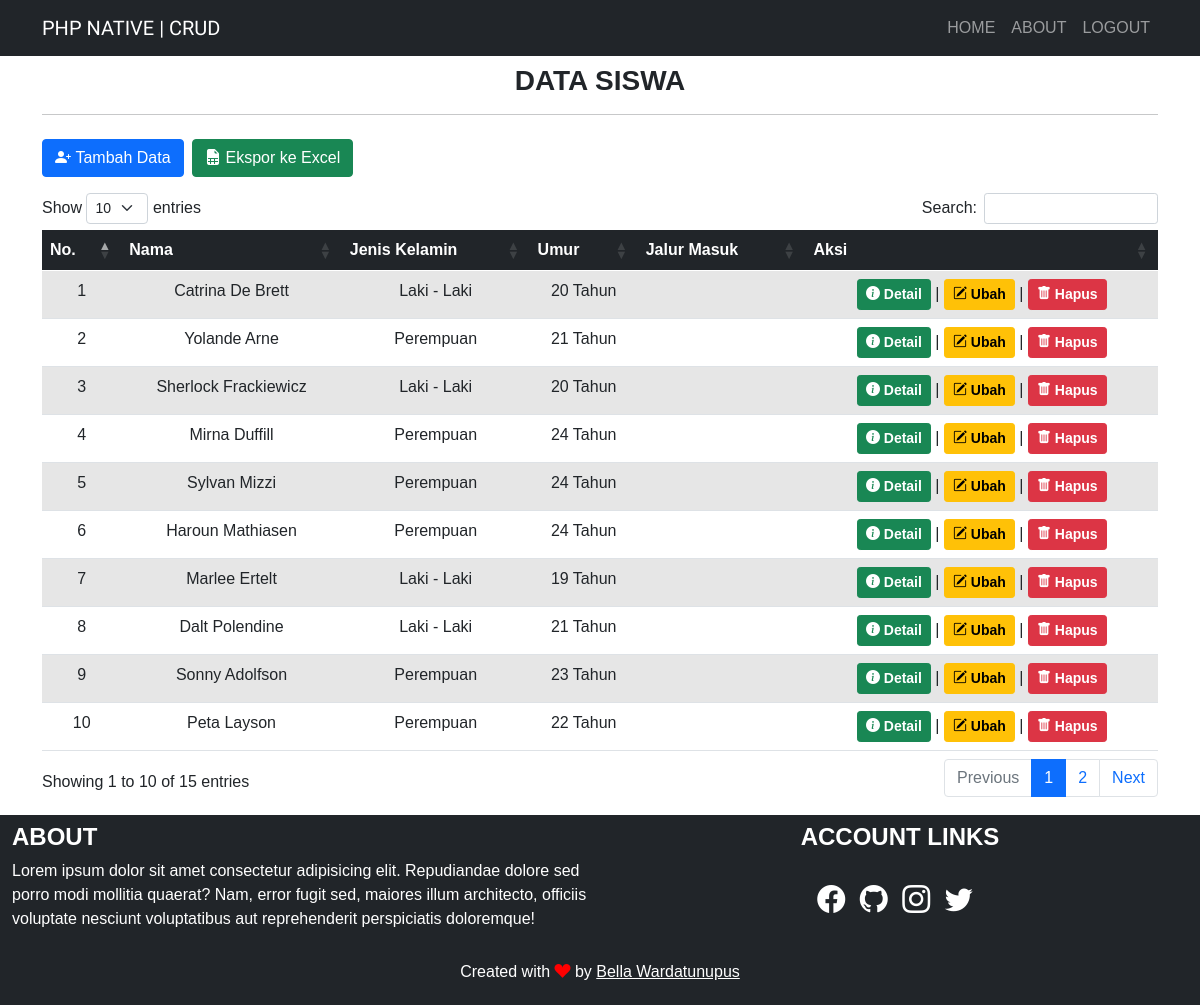
/index.php (signed in), run on the app's committed database.
### tables this page shows
CREATE TABLE `siswa` (
  `nis` varchar(50) NOT NULL,
  `nama` varchar(255) NOT NULL,
  `tmpt_Lahir` varchar(50) NOT NULL,
  `tgl_Lahir` date NOT NULL,
  `jekel` enum('Laki - Laki','Perempuan') NOT NULL,
  `jalur_masuk` enum('SNBP','SNBT','MANDIRI') NOT NULL,
  `email` varchar(255) NOT NULL,
  `gambar` varchar(255) NOT NULL,
  `alamat` text NOT NULL
);

### function.php (called while the page is built, shortened)
<?php
$koneksi = mysqli_connect("localhost", "root", "", "archive");
function query($query)
{
    global $koneksi;
    $result = mysqli_query($koneksi, $query);
    $rows = [];
    while ($row = mysqli_fetch_assoc($result)) {
        $rows[] = $row;
    }
    return $rows;
}

### index.php (the view, shortened to what this page needs)
<?php
require 'function.php';
$siswa = query("SELECT * FROM siswa ORDER BY nis DESC");
?>
<!DOCTYPE html>
<html lang="en">
<head>
    <link href="https://cdn.jsdelivr.net/npm/bootstrap@5.0.0-beta2/dist/css/bootstrap.min.css" rel="stylesheet">
    <link rel="stylesheet" href="https://cdn.jsdelivr.net/npm/bootstrap-icons@1.4.0/font/bootstrap-icons.css">
    <link rel="stylesheet" href="https://cdn.datatables.net/1.10.23/css/dataTables.bootstrap5.min.css">
    <link rel="stylesheet" href="https://cdn.jsdelivr.net/npm/bootstrap@5.0.0-beta1/dist/css/bootstrap.min.css">
    <link rel="stylesheet" href="css/style.css">
</head>
<body>
    <nav class="navbar navbar-expand-lg navbar-dark bg-dark text-uppercase">
        <div class="container">
            <a class="navbar-brand" href="index.php">PHP Native | CRUD</a>
            <div class="collapse navbar-collapse" id="navbarNav">
                <ul class="navbar-nav ms-auto">
                    <li class="nav-item">
                        <a class="nav-link" aria-current="page" href="#">Home</a>
                    </li>
                    <li class="nav-item">
                        <a class="nav-link" href="#about">About</a>
                    </li>
                    <li class="nav-item">
                        <a class="nav-link" href="logout.php">Logout</a>
                    </li>
                </ul>
            </div>
        </div>
    </nav>
    <div class="container">
        <div class="row my-2">
            <div class="col-md">
                <h3 class="text-center fw-bold text-uppercase">Data Siswa</h3>
                <hr>
            </div>
        </div>
        <div class="row my-2">
            <div class="col-md">
                <a href="addData.php" class="btn btn-primary"><i class="bi bi-person-plus-fill"></i>&nbsp;Tambah Data</a>
                <a href="export.php" target="_blank" class="btn btn-success ms-1"><i class="bi bi-file-earmark-spreadsheet-fill"></i>&nbsp;Ekspor ke Excel</a>
            </div>
        </div>
        <div class="row my-3">
            <div class="col-md">
                <table id="data" class="table table-striped table-responsive table-hover text-center" style="width:100%">
                    <thead class="table-dark">
                        <tr>
                            <th>No.</th>
                            <th>Nama</th>
                            <th>Jenis Kelamin</th>
                            <th>Umur</th>
                            <th>Jalur Masuk</th>
                            <th>Aksi</th>
                        </tr>
                    </thead>
                    <tbody>
                        <?php $no = 1; ?>
                        <?php foreach ($siswa as $row) : ?>
                            <tr>
                                <td><?= $no++; ?></td>
                                <td><?= $row['nama']; ?></td>
                                <td><?= $row['jekel']; ?></td>
                                <?php
                                $now = time();
                                $timeTahun = strtotime($row['tgl_Lahir']);
                                $setahun = 31536000;
                                $hitung = ($now - $timeTahun) / $setahun;
                                ?>
                                <td><?= floor($hitung); ?> Tahun</td>
                                <td><?= $row['jalur_masuk']; ?></td>
                                <td>
                                    <button class="btn btn-success btn-sm text-white detail" data-id="<?= $row['nis']; ?>" style="font-weight: 600;"><i class="bi bi-info-circle-fill"></i>&nbsp;Detail</button> |
                                    <a href="ubah.php?nis=<?= $row['nis']; ?>" class="btn btn-warning btn-sm" style="font-weight: 600;"><i class="bi bi-pencil-square"></i>&nbsp;Ubah</a> |
                                    <a href="hapus.php?nis=<?= $row['nis']; ?>" class="btn btn-danger btn-sm" style="font-weight: 600;" onclick="return confirm('Apakah anda yakin ingin menghapus data <?= $row['nama']; ?> ?');"><i class="bi bi-trash-fill"></i>&nbsp;Hapus</a>
                                </td>
                            </tr>
                        <?php endforeach; ?>
                    </tbody>
                </table>
            </div>
        </div>
    </div>
    <div class="container-fluid">
        <div class="row bg-dark text-white">
            <div class="col-md-6 my-2" id="about">
                <h4 class="fw-bold text-uppercase">About</h4>
                <p>Lorem ipsum dolor sit amet consectetur adipisicing elit. Repudiandae dolore sed porro modi mollitia quaerat? Nam, error fugit sed, maiores illum architecto, officiis voluptate nesciunt voluptatibus aut reprehenderit perspiciatis doloremque!</p>
            </div>
            <div class="col-md-6 my-2 text-center link">
                <h4 class="fw-bold text-uppercase">Account Links</h4>
                <a href="https://web.facebook.com/bella/" target="_blank"><i class="bi bi-facebook fs-3"></i></a>
                <a href="https://github.com/wardatunupus" target="_blank"><i class="bi bi-github fs-3"></i></a>
                <a href="https://www.instagram.com/wardatunupus/" target="_blank"><i class="bi bi-instagram fs-3"></i></a>
                <a href="https://twitter.com/lalalala" target="_blank"><i class="bi bi-twitter fs-3"></i></a>
            </div>
        </div>
    </div>
    <footer class="bg-dark text-white text-center" style="padding: 5px;">
        <p>Created with <i class="bi bi-suit-heart-fill" style="color: red;"></i> by <u style="color: #fff;">Bella Wardatunupus</u></p>
    </footer>
</body>
</html>

### css/style.css (style rules this page uses)
body { font-family: 'Gill Sans', 'Gill Sans MT', Calibri, 'Trebuchet MS', sans-serif; }
.navbar-brand { font-family: 'Righteous', cursive; }
.link a { display: inline-block; margin-top: 20px; margin-right: 10px; color: #fff; }

### data on the page
siswa: nama "Catrina De Brett", jekel "Laki - Laki"
siswa: nama "Yolande Arne", jekel "Perempuan"
siswa: nama "Sherlock Frackiewicz", jekel "Laki - Laki"
siswa: nama "Mirna Duffill", jekel "Perempuan"
siswa: nama "Sylvan Mizzi", jekel "Perempuan"
siswa: nama "Haroun Mathiasen", jekel "Perempuan"
siswa: nama "Marlee Ertelt", jekel "Laki - Laki"
siswa: nama "Dalt Polendine", jekel "Laki - Laki"
siswa: nama "Sonny Adolfson", jekel "Perempuan"
siswa: nama "Peta Layson", jekel "Perempuan"
